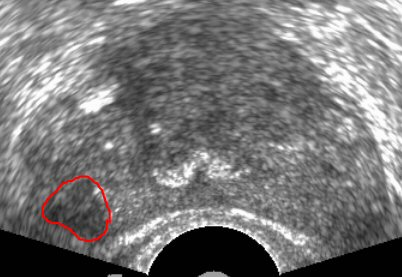
#> input picture OpenCV/teaching/teaching1.jpg, 402 x 277 px; its folder holds only this picture in this run
$ python Resize.py
#> lines starting #> are read from the running program, lines starting #| are printed output that depends on the picture
#Resize
import cv2
import numpy as np

for i in range(55):
    img_str = './teaching/teaching'+str(i+1)+'.jpg'
    img = cv2.imread(img_str)
#> img is the input picture: shape (277, 402, 3); mean B, G, R 117.6, 117.6, 118.6

    #Resize(AREA = -, CUBIC = +)
    img_resize = cv2.resize(img, (256, 256), interpolation=cv2.INTER_AREA)
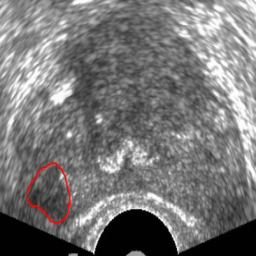
#> img_resize: shape (256, 256, 3); mean B, G, R 117.6, 117.6, 118.6
    cv2.imwrite('./teaching_result/Resize_'+str(i+1)+'_Rotate_0.jpg', img_resize)


    img_RGB = cv2.cvtColor(img_resize, cv2.COLOR_BGR2RGB)#BGR2LAB
    #Rotate
    W, H, C = img_resize.shape
#> W = 256; H = 256; C = 3

    Rotate_Center = int(W/2), int(H/2)
#> Rotate_Center = (128, 128)
    Rotate_Angle = 30

    img_rotate = cv2.getRotationMatrix2D(Rotate_Center, Rotate_Angle, 1)

    img_reverse_horizon = cv2.flip(img_resize, 1)
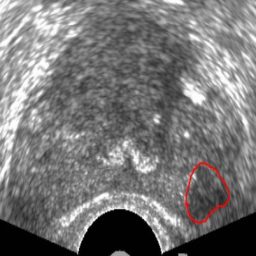
#> img_reverse_horizon: shape (256, 256, 3); mean B, G, R 117.6, 117.6, 118.6
    cv2.imwrite('./teaching_result/Resize_'+str(i+1)+'_Rotate_0_Reverse.jpg', img_reverse_horizon)

    for j in range(10):
        img_rotate = cv2.getRotationMatrix2D(Rotate_Center, Rotate_Angle*(j+1), 1)
        img_rotate_result = cv2.warpAffine(img_resize, img_rotate, (W, H))
        cv2.imwrite('./teaching_result/Resize_'+str(i+1)+'_Rotate_'+str(30*(j+1))+'.jpg', img_rotate_result)

        img_reverse_horizon = cv2.flip(img_rotate_result, 1)
        cv2.imwrite('./teaching_result/Resize_'+str(i+1)+'_Rotate_'+str(30*(j+1))+'_Reverse.jpg', img_reverse_horizon)
#> this loop made 10 passes
#> pass 1, `img_rotate_result = cv2.warpAffine(img_resize, img_rotate, (W, H))`:
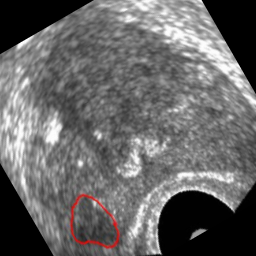
#> img_rotate_result: shape (256, 256, 3); mean B, G, R 102.3, 102.3, 103.3
#> pass 1, `img_reverse_horizon = cv2.flip(img_rotate_result, 1)`:
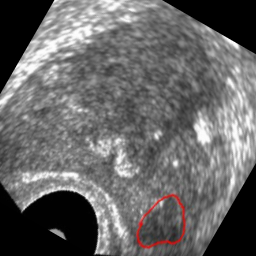
#> img_reverse_horizon: shape (256, 256, 3); mean B, G, R 102.3, 102.3, 103.3
#> pass 2, `img_rotate_result = cv2.warpAffine(img_resize, img_rotate, (W, H))`:
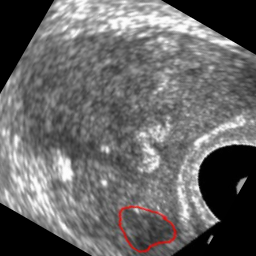
#> img_rotate_result: shape (256, 256, 3); mean B, G, R 102.2, 102.2, 103.2
#> pass 2, `img_reverse_horizon = cv2.flip(img_rotate_result, 1)`:
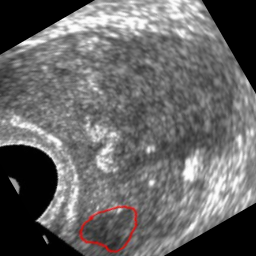
#> img_reverse_horizon: shape (256, 256, 3); mean B, G, R 102.2, 102.2, 103.2
#> after the loop:
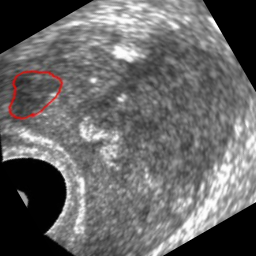
#> img_rotate_result: shape (256, 256, 3); mean B, G, R 102.1, 102.1, 103.2
#> (the run stopped early here; a loop or call above may not have finished)
